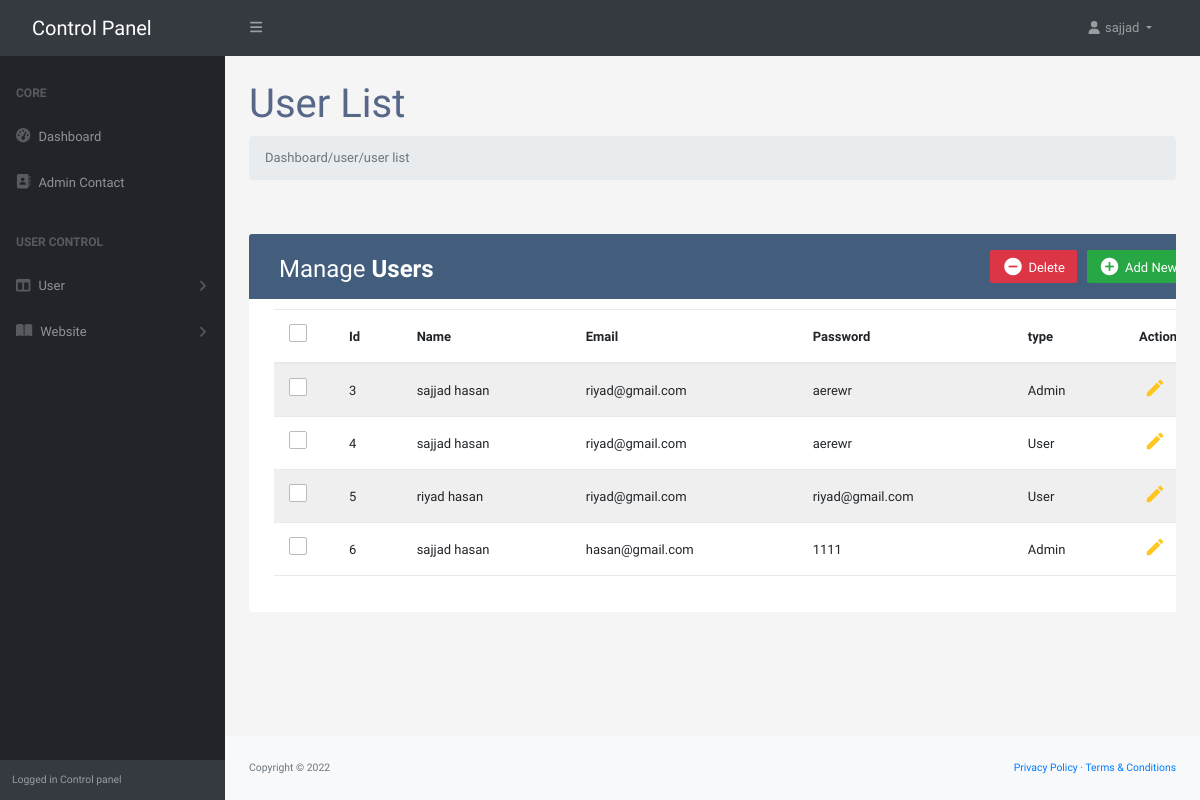
Screenshot of /dashboard/user/userList.php (signed in) with the database file from the repository.
### tables this page shows
CREATE TABLE `user` (
  `id` int(11) NOT NULL,
  `fname` varchar(30) NOT NULL,
  `lname` varchar(30) NOT NULL,
  `email` varchar(30) NOT NULL,
  `password` varchar(55) NOT NULL,
  `pnumber` varchar(50) NOT NULL,
  `role` varchar(10) NOT NULL
);

### dashboard/user/userList.php (the view, shortened to what this page needs)
<?php
 include("../../conn.php");
  if (!isset($_SESSION["login"])) {
  header('Location: ../../auth');
}else {
$sql = "SELECT * FROM user";
$result = mysqli_query($conn, $sql);
if (mysqli_num_rows($result) > 0) {
 ?>
<!DOCTYPE html>
<html lang="en">
  <head>
    <link
      href="https://cdn.jsdelivr.net/npm/simple-datatables@latest/dist/style.css"
      rel="stylesheet"
    />
    <link href="../css/styles.css" rel="stylesheet" />
<link rel="stylesheet" href="https://stackpath.bootstrapcdn.com/bootstrap/4.5.0/css/bootstrap.min.css">
<link rel="stylesheet" href="https://maxcdn.bootstrapcdn.com/font-awesome/4.7.0/css/font-awesome.min.css">
  </head>
  <body class="sb-nav-fixed">
    <nav class="sb-topnav navbar navbar-expand navbar-dark bg-dark">
   <?php include("../component/nav.php") ?>
    </nav>
    <div id="layoutSidenav">
    <?php include("../component/slider.php") ?>
    <div id="layoutSidenav_content">
        <main>
          <div class="container-fluid px-4">
            <h1 class="mt-4">User List</h1>
            <ol class="breadcrumb mb-4">
              <li class="breadcrumb-item active">Dashboard/user/user list</li>
            </ol>
            <div class="row">
<div class="container-xl">
	<div class="table-responsive">
		<div class="table-wrapper">
			<div class="table-title">
				<div class="row">
					<div class="col-sm-6">
						<h2>Manage <b>Users</b></h2>
					</div>
					<div class="col-sm-6">
						<a href="#addEmployeeModal" class="btn btn-success" data-toggle="modal"><i class="material-icons">&#xE147;</i> <span>Add New User</span></a>
						<a href="#deleteEmployeeModal" class="btn btn-danger" data-toggle="modal"><i class="material-icons">&#xE15C;</i> <span>Delete</span></a>
					</div>
				</div>
			</div>
			<table class="table table-striped table-hover">
				<thead>
					<tr>
						<th>
							<span class="custom-checkbox">
								<label for="selectAll"></label>
							</span>
						</th>
            <th>Id </th>
						<th>Name</th>
						<th>Email</th>
						<th>Password</th>
						<th>type</th>
						<th>Actions</th>
					</tr>
				</thead>
				<tbody>
          <?php
            while($row = mysqli_fetch_assoc($result)) {
              ?>
    <tr>
						<td>
							<span class="custom-checkbox">
								<label for="checkbox1"></label>
							</span>
						</td>
						<td><?php echo $row['id'] ?></td>
						<td><?php echo  $row['fname'].' '.$row['lname'] ?></td>
						<td><?php echo $row['email'] ?></td>
						<td><?php echo $row['password'] ?></td>
						<td><?php  if ($row['role'] == 1) {
              echo "Admin";
            }else {
              echo 'User';
            } ?></td>
						<td>
							<a href="#editEmployeeModal" class="edit" data-toggle="modal"><i class="material-icons" data-toggle="tooltip" title="Edit">&#xE254;</i></a>
						</td>
					</tr>
 <?php
  }
}
}
?>
				</tbody>
			</table>
		</div>
	</div>
</div>
          </div>
        </main>
        <footer class="py-4 bg-light mt-auto">
          <div class="container-fluid px-4">
            <div
              class="d-flex align-items-center justify-content-between small"
            >
              <div class="text-muted">Copyright &copy; 2022</div>
              <div>
                <a href="#">Privacy Policy</a>
                &middot;
                <a href="#">Terms &amp; Conditions</a>
              </div>
            </div>
          </div>
        </footer>
      </div>
    </div>
  </body>
</html>

### dashboard/user/userList.php (style rules this page uses)
body { color: #566787; background: #f5f5f5; font-family: 'Varela Round', sans-serif; font-size: 13px; }
.table-responsive { margin: 30px 0; }
.table-wrapper { background: #fff; padding: 20px 25px; border-radius: 3px; min-width: 1000px; box-shadow: 0 1px 1px rgba(0,0,0,.05); }
.table-title { padding-bottom: 15px; background: #435d7d; color: #fff; padding: 16px 30px; min-width: 100%; margin: -20px -25px 10px; border-radius: 3px 3px 0 0; }
.table-title h2 { margin: 5px 0 0; font-size: 24px; }
.table-title .btn { color: #fff; float: right; font-size: 13px; border: none; min-width: 50px; border-radius: 2px; border: none; outline: none !important; margin-left: 10px; }
.table-title .btn i { float: left; font-size: 21px; margin-right: 5px; }
.table-title .btn span { float: left; margin-top: 2px; }
table.table tr th, table.table tr td { border-color: #e9e9e9; padding: 12px 15px; vertical-align: middle; }
table.table tr th:first-child { width: 60px; }
table.table tr th:last-child { width: 100px; }
table.table-striped tbody tr:nth-of-type(odd) { background-color: #fcfcfc; }
table.table td:last-child i { opacity: 0.9; font-size: 22px; margin: 0 5px; }
table.table td a { font-weight: bold; color: #566787; display: inline-block; text-decoration: none; outline: none !important; }
table.table td a.edit { color: #FFC107; }
table.table td i { font-size: 19px; }
.custom-checkbox { position: relative; }
.custom-checkbox label:before { width: 18px; height: 18px; }
.custom-checkbox label:before { content: ''; margin-right: 10px; display: inline-block; vertical-align: text-top; background: white; border: 1px solid #bbb; border-radius: 2px; box-sizing: border-box; z-index: 2; }

### rows the page displays
user: id "3", fname "sajjad", lname "hasan", email "riyad@gmail.com", password "aerewr", role "Admin"
user: id "4", fname "sajjad", lname "hasan", email "riyad@gmail.com", password "aerewr", role "User"
user: id "5", fname "riyad", lname "hasan", email "riyad@gmail.com", password "riyad@gmail.com", role "User"
user: id "6", fname "sajjad", lname "hasan", email "hasan@gmail.com", password "1111", role "Admin"

### other values shown
$_SESSION["fname"] "sajjad"
